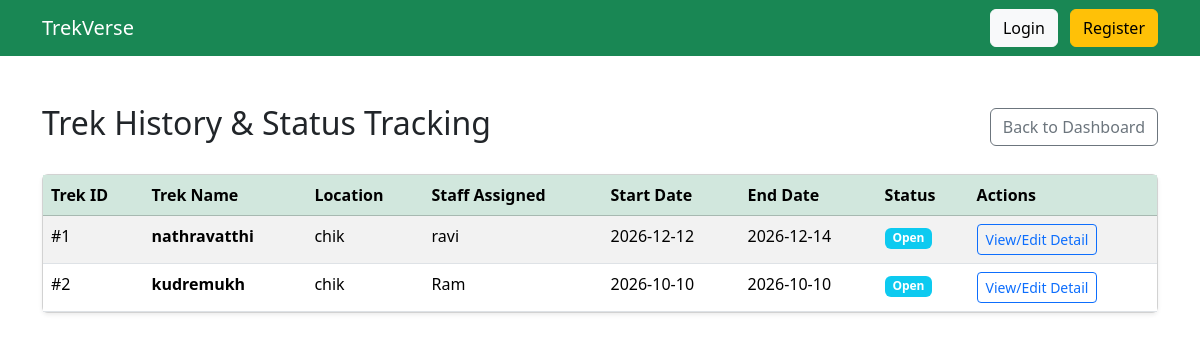
Screenshot of /admin/trek-history (signed in) with the database file from the repository.
### models.py (models this page shows)
class Trek(db.Model):
    __tablename__ = "treks"
    id = db.Column(db.Integer, primary_key=True)
    name = db.Column(db.String(100), nullable=False)
    location = db.Column(db.String(100), nullable=False)
    difficulty = db.Column(db.String(20), nullable=False)
    duration = db.Column(db.Integer, nullable=False)
    available_slots = db.Column(db.Integer, nullable=False)
    status = db.Column(db.String(20), default="Pending")
    start_date = db.Column(db.Date)
    end_date = db.Column(db.Date)
    description = db.Column(db.Text)
    staff_id = db.Column(
        db.Integer,
        db.ForeignKey("users.id")
    )
    created_at = db.Column(
        db.DateTime,
        default=datetime.utcnow
    )
    bookings = db.relationship(
        "Booking",
        backref="trek",
        lazy=True
    )

class User(db.Model):
    __tablename__ = "users"
    id = db.Column(db.Integer, primary_key=True)
    name = db.Column(db.String(100), nullable=False)
    email = db.Column(db.String(120), unique=True, nullable=False)
    password = db.Column(db.String(255), nullable=False)
    phone = db.Column(db.String(15))
    role = db.Column(db.String(20), nullable=False)
    approved = db.Column(db.Boolean, default=False)
    blacklisted = db.Column(db.Boolean, default=False)
    experience_years = db.Column(db.Integer, default=0)
    skills = db.Column(db.String(255), default="")
    bio = db.Column(db.Text, default="")
    created_at = db.Column(db.DateTime, default=datetime.utcnow)
    managed_treks = db.relationship(
        "Trek",
        backref="staff",
        lazy=True
    )
    bookings = db.relationship(
        "Booking",
        backref="user",
        lazy=True
    )

### routes.py (the view)
    @app.route("/admin/trek-history")
    def admin_trek_history():
        if "user_id" not in session or session["role"] != "admin":
            return "Access Denied"
        treks = Trek.query.order_by(Trek.start_date.desc()).all()
        return render_template("admin/trek_history.html", treks=treks)

### templates/admin/trek_history.html
{% extends "base.html" %}
{% block content %}
<div class="d-flex justify-content-between align-items-center mb-4">
    <h2>Trek History & Status Tracking</h2>
    <a href="/admin/dashboard" class="btn btn-outline-secondary">Back to Dashboard</a>
</div>
<div class="card shadow-sm">
    <div class="card-body p-0">
        <table class="table table-striped table-hover mb-0">
            <thead class="table-success">
                <tr>
                    <th>Trek ID</th>
                    <th>Trek Name</th>
                    <th>Location</th>
                    <th>Staff Assigned</th>
                    <th>Start Date</th>
                    <th>End Date</th>
                    <th>Status</th>
                    <th>Actions</th>
                </tr>
            </thead>
            <tbody>
                {% for trek in treks %}
                <tr>
                    <td>#{{ trek.id }}</td>
                    <td><strong>{{ trek.name }}</strong></td>
                    <td>{{ trek.location }}</td>
                    <td>{{ trek.staff.name if trek.staff else 'Unassigned' }}</td>
                    <td>{{ trek.start_date.strftime('%Y-%m-%d') if trek.start_date else 'N/A' }}</td>
                    <td>{{ trek.end_date.strftime('%Y-%m-%d') if trek.end_date else 'N/A' }}</td>
                    <td>
                        <span class="badge {% if trek.status == 'Completed' %}bg-success{% elif trek.status == 'Started' or trek.status == 'Ongoing' %}bg-primary{% elif trek.status == 'Open' %}bg-info{% elif trek.status == 'Closed' %}bg-secondary{% else %}bg-warning text-dark{% endif %}">
                            {{ trek.status }}
                        </span>
                    </td>
                    <td>
                        <a href="/admin/treks/edit/{{ trek.id }}" class="btn btn-sm btn-outline-primary">View/Edit Detail</a>
                    </td>
                </tr>
                {% else %}
                <tr>
                    <td colspan="8" class="text-center py-4">No treks found in history.</td>
                </tr>
                {% endfor %}
            </tbody>
        </table>
    </div>
</div>
{% endblock %}

### rows the page displays
Trek: id "1", name "nathravatthi", location "chik", staff "ravi", start_date "2026-12-12", end_date "2026-12-14", status "Open"
Trek: id "2", name "kudremukh", location "chik", staff "Ram", start_date "2026-10-10", end_date "2026-10-10", status "Open"
